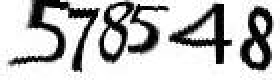
#> input picture megafon/img2/0.jpg, 140 x 40 px, found by its file name (shown 2 times larger); its folder holds only this picture in this run
$ python 3_segment.py   (Python 2 division)
#> lines starting #> are read from the running program, lines starting #| are printed output that depends on the picture

import numpy as np
import matplotlib
import matplotlib.image as mpimg
import matplotlib.pyplot as plt
from scipy.interpolate import UnivariateSpline
from scipy import signal
from scipy.optimize import leastsq, fmin

import Image
import scipy
import math
import time

border = 150
class Strip:
    def __init__(self, x1, x2, y, m):
        self.x1 = x1
        self.x2 = x2
        self.y = y
        self.m = m
        self.b = False
    def len(self):
        return self.x2 - self.x1
    def __str__(self):
        return str((str(self.x1), str(self.x2), str(self.y), str(self.m)))
def genStrips(mt):
    splitY = 20

    sy, sx = mt.shape
    sizeY = sy / splitY

    prevM = -1
    m = -1.0
    strips = []
    prevX = 0
    for stepY in range(splitY):
        strips.append([])
        for x in range(sx):
            prevM = m
            m = 0.0
            for y in range(stepY * sizeY, (stepY + 1) * sizeY):
                m += mt[y][x]
            m /= sizeY

            if len(strips[-1]) == 0:
                strips[-1].append(Strip(0, x, stepY, m))
            else:
                if abs(strips[-1][-1].m - m) < 35:
                    strips[-1][-1].x2 = x
                    strips[-1][-1].m = m#(strips[-1][-1].m + ((strips[-1][-1].m + m) / 2.0)) / 2.0
                else:
                    strips[-1].append(Strip(x, x, stepY, m))
    return strips


import subprocess
for filecnt in range(0, 1000):
    # [4 lines of commented-out code are left out]

    im = Image.open('/home/kkirsanov/workspace/LMM/cap/img2/%d.jpg' % filecnt).convert("L")
#> im is the input picture: PIL image 140x40 L; min 0, max 255, mean 190.8
    print filecnt

    nim = signal.medfilt(np.asarray(im), 3)
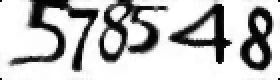
#> nim: shape (40, 140) (shown 2 times larger); min 0, max 255, mean 190.9

    img = np.asarray(Image.new("RGB", im.size))
#> (the run stopped early here; a loop or call above may not have finished)
